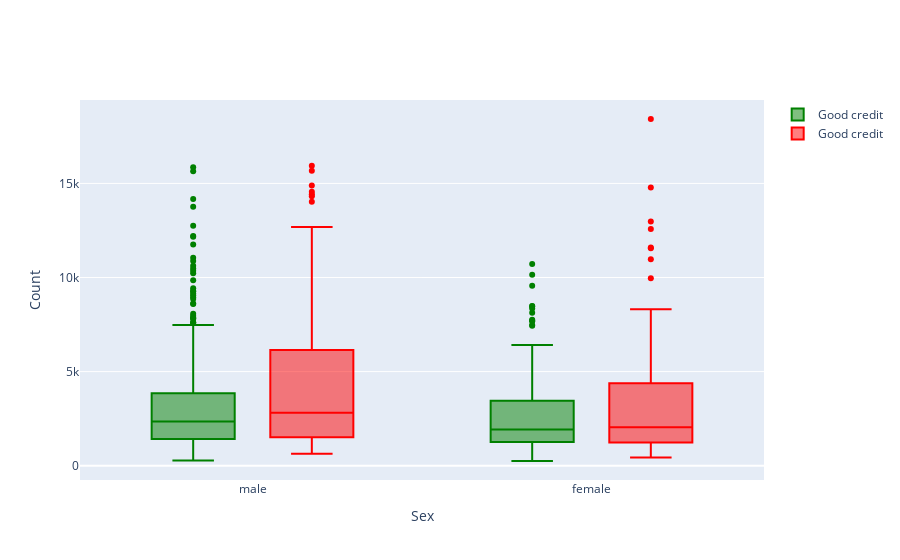

Write notebook code for a chart like this one.
### Code cell
trace0 = go.Box(
            x = df_good['sex'],
            y = df_good['credit amount'],
            name = 'Good credit',
            marker = dict(color = 'green')
)
trace1 = go.Box(
            x = df_bad['sex'],
            y = df_bad['credit amount'],
            name = 'Good credit',
            marker = dict(color = 'red')
)
data = [trace0, trace1]
layout = go.Layout(
            xaxis = dict(title = 'Sex'),
            yaxis = dict(title = 'Count'),
            boxmode = 'group')
fig = go.Figure(data = data, layout = layout)
py.iplot(fig, filename = 'sex-distribuition')

### Figure 1 — Plotly figure (JSON) as saved in the notebook; plotly's stock layout.template omitted (floating-point values rounded to 4 significant figures; data arrays with more than 128 entries replaced by an {"elided": "..."} marker saying what was removed)
{"data": [{"marker": {"color": "green"}, "name": "Good credit", "type": "box", "x": {"elided": "700 str values"}, "y": {"elided": "700 int values"}}, {"marker": {"color": "red"}, "name": "Good credit", "type": "box", "x": {"elided": "300 str values"}, "y": {"elided": "300 int values"}}], "layout": {"boxmode": "group", "xaxis": {"title": {"text": "Sex"}}, "yaxis": {"title": {"text": "Count"}}}}
